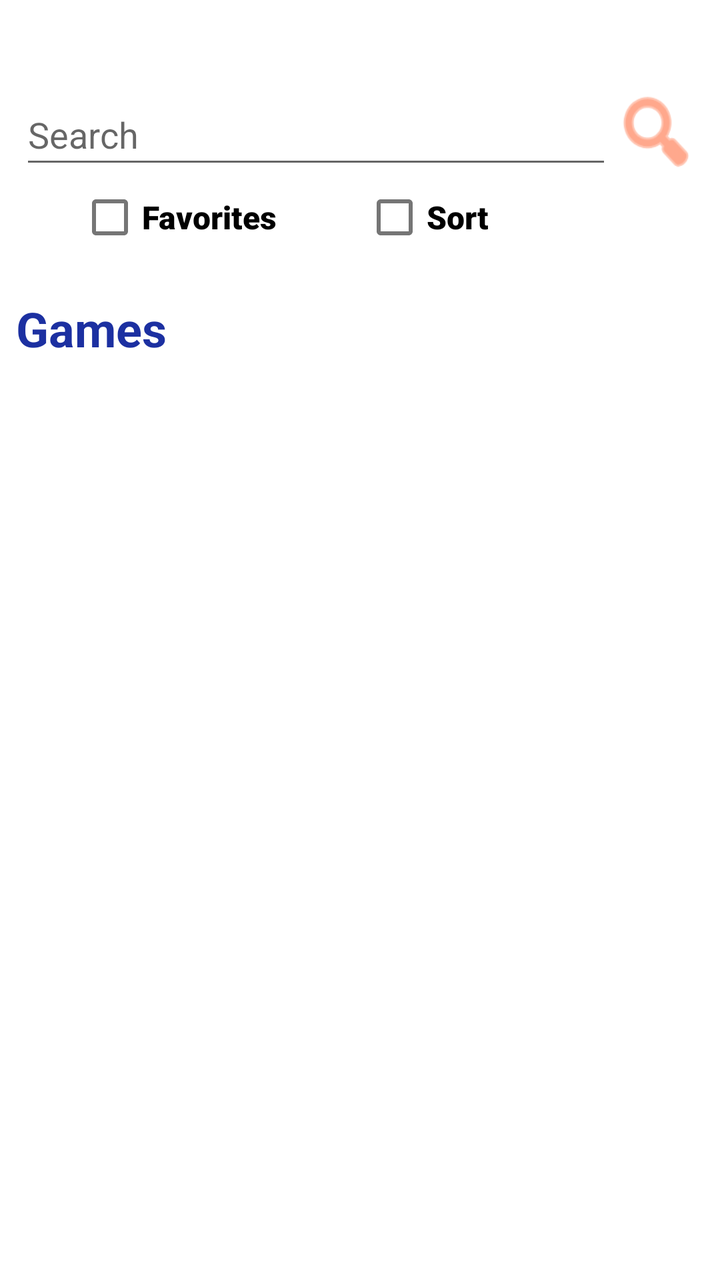
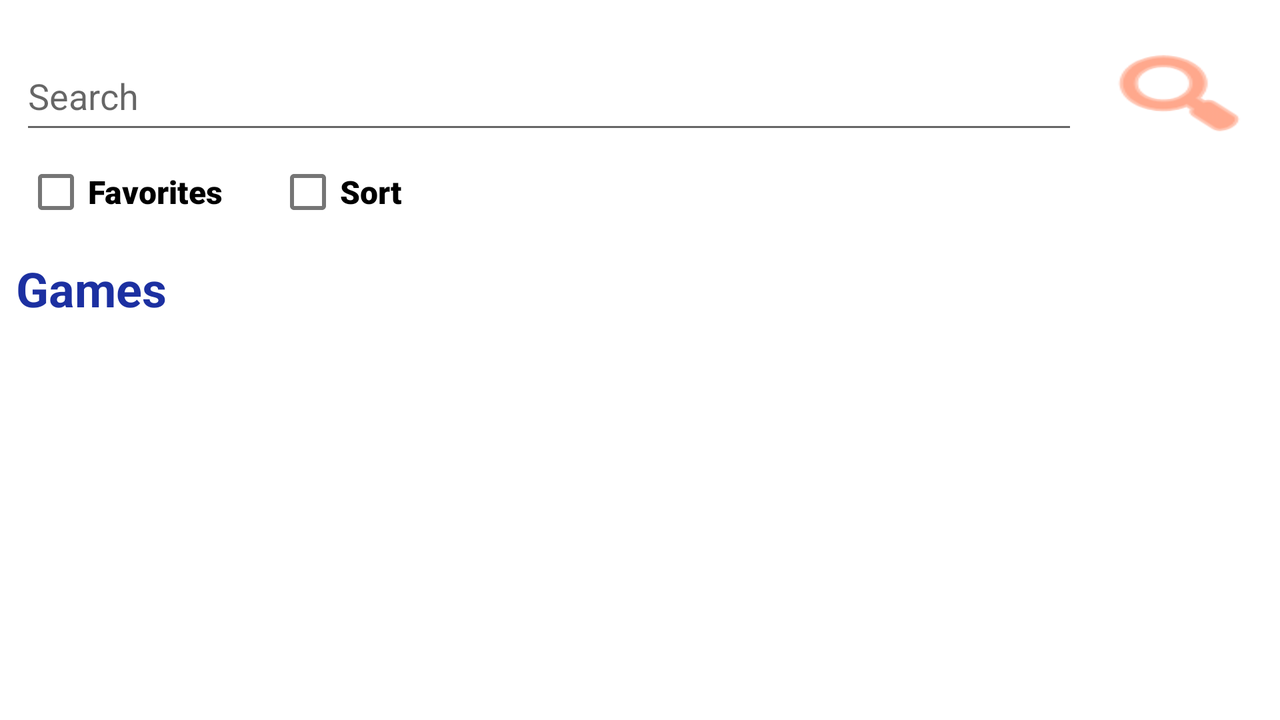

First picture: res/layout/ on a phone held upright. Second picture: the repository's own variant of that layout, on a device whose configuration matches the variant's folder. Source for both follows.
<!-- AndroidManifest.xml: application theme Theme.Game -->
<!-- res/layout/fragment_main.xml -->
<?xml version="1.0" encoding="utf-8"?>
<androidx.constraintlayout.widget.ConstraintLayout xmlns:android="http://schemas.android.com/apk/res/android"
    xmlns:app="http://schemas.android.com/apk/res-auto"
    xmlns:tools="http://schemas.android.com/tools"
    android:layout_width="match_parent"
    android:layout_height="match_parent"
    tools:context=".HomeFragment">


    <EditText
        android:id="@+id/search_query_edittext"
        android:layout_width="0dp"
        android:layout_height="0dp"
        android:layout_marginTop="10dp"
        android:layout_marginStart="10dp"
        android:hint="@string/search"
        app:layout_constraintEnd_toEndOf="@id/guideline5"
        app:layout_constraintHorizontal_bias="0.0"
        app:layout_constraintStart_toStartOf="parent"
        app:layout_constraintTop_toBottomOf="@+id/guideline3"
        app:layout_constraintBottom_toBottomOf="@+id/guideline4"/>

    <Button
        android:id="@+id/search_button"
        android:layout_width="0dp"
        android:layout_height="0dp"
        android:layout_marginTop="10dp"
        android:layout_marginEnd="10dp"
        android:background="@android:drawable/ic_menu_search"
        android:backgroundTint="#FF6E40"
        app:iconTint="#FF6E40"
        app:iconTintMode="multiply"
        app:layout_constraintBottom_toBottomOf="@+id/guideline4"
        app:layout_constraintEnd_toEndOf="parent"
        app:layout_constraintHorizontal_bias="0.0"
        app:layout_constraintStart_toEndOf="@+id/guideline5"
        app:layout_constraintTop_toTopOf="@+id/guideline3" />

    <androidx.recyclerview.widget.RecyclerView
        android:id="@+id/game_list"
        android:layout_width="match_parent"
        android:layout_height="0dp"
        android:layout_marginStart="8dp"
        android:layout_marginEnd="8dp"
        android:layout_marginBottom="8dp"
        android:layout_marginTop="12dp"
        android:clipToPadding="false"
        android:paddingTop="5dp"
        android:paddingStart="16dp"
        android:paddingEnd="16dp"
        app:layout_constraintBottom_toBottomOf="parent"
        app:layout_constraintEnd_toEndOf="parent"
        app:layout_constraintHorizontal_bias="0.0"
        app:layout_constraintStart_toStartOf="parent"
        app:layout_constraintTop_toBottomOf="@+id/allGames"
        app:layout_constraintVertical_bias="0.0" />

    <TextView
        android:id="@+id/allGames"
        android:layout_width="match_parent"
        android:layout_height="wrap_content"
        android:layout_marginStart="8dp"
        android:layout_marginTop="20dp"
        android:text="@string/all_games"
        android:textColor="#1C30A1"
        android:textSize="24sp"
        android:textStyle="bold"
        app:layout_constraintStart_toStartOf="parent"
        app:layout_constraintTop_toTopOf="@id/guideline8"
        app:layout_constraintTop_toBottomOf="@+id/search_query_edittext" />

    <CheckBox
        android:id="@+id/favoriteBox"
        android:layout_width="wrap_content"
        android:layout_height="wrap_content"
        android:layout_marginStart="8dp"
        android:fontFamily="sans-serif-black"
        android:text="@string/favorites"
        android:textSize="16sp"
        app:layout_constraintBottom_toBottomOf="@id/guideline8"
        app:layout_constraintStart_toStartOf="parent"
        app:layout_constraintEnd_toEndOf="@id/guideline"
        app:layout_constraintTop_toTopOf="@id/guideline4" />


    <CheckBox
        android:id="@+id/sortBox"
        android:layout_width="wrap_content"
        android:layout_height="wrap_content"
        android:layout_marginStart="8dp"
        android:fontFamily="sans-serif-black"
        android:text="@string/sort"
        android:textSize="16sp"
        app:layout_constraintBottom_toBottomOf="@id/guideline8"
        app:layout_constraintStart_toStartOf="@id/guideline"
        app:layout_constraintEnd_toEndOf="@id/guideline2"
        app:layout_constraintTop_toTopOf="@id/guideline4" />

    <androidx.constraintlayout.widget.Guideline
        android:id="@+id/guideline8"
        android:layout_width="wrap_content"
        android:layout_height="wrap_content"
        android:orientation="horizontal"
        app:layout_constraintGuide_percent="0.20" />

    <androidx.constraintlayout.widget.Guideline
        android:id="@+id/guideline"
        android:layout_width="wrap_content"
        android:layout_height="wrap_content"
        android:orientation="vertical"
        app:layout_constraintGuide_percent="0.47" />

    <androidx.constraintlayout.widget.Guideline
        android:id="@+id/guideline2"
        android:layout_width="wrap_content"
        android:layout_height="wrap_content"
        android:orientation="vertical"
        app:layout_constraintGuide_percent="0.69" />

    <androidx.constraintlayout.widget.Guideline
        android:id="@+id/guideline5"
        android:layout_width="wrap_content"
        android:layout_height="wrap_content"
        android:orientation="vertical"
        app:layout_constraintGuide_percent="0.85" />

    <androidx.constraintlayout.widget.Guideline
        android:id="@+id/guideline3"
        android:layout_width="wrap_content"
        android:layout_height="wrap_content"
        android:orientation="horizontal"
        app:layout_constraintGuide_percent="0.05" />

    <androidx.constraintlayout.widget.Guideline
        android:id="@+id/guideline4"
        android:layout_width="wrap_content"
        android:layout_height="wrap_content"
        android:orientation="horizontal"
        app:layout_constraintGuide_percent="0.13953489" />


</androidx.constraintlayout.widget.ConstraintLayout>
<!-- resources referenced by this layout -->
<resources>
  <string name="all_games">Games</string>
  <string name="favorites">Favorites</string>
  <string name="search">Search</string>
  <string name="sort">Sort</string>
  <style name="Theme.Game" parent="Theme.MaterialComponents.DayNight.DarkActionBar">
          
          <item name="colorPrimary">#FF6E40</item>
          <item name="colorPrimaryVariant">#FF6E40</item>
          <item name="colorOnPrimary">@color/white</item>
          
          <item name="colorSecondary">#FFFF00</item>
          <item name="colorSecondaryVariant">@color/teal_700</item>
          <item name="colorOnSecondary">@color/black</item>
          
          <item name="android:statusBarColor">#F30C0C0C</item>
          
      </style>
  <color name="white">#FFFFFFFF</color>
  <color name="teal_700">#ED629A</color>
  <color name="black">#FF000000</color>
</resources>
<!-- res/layout-land/fragment_main.xml (the repository's variant of the layout above) -->
<!-- drawn on the phone turned sideways -->
<?xml version="1.0" encoding="utf-8"?>
<androidx.constraintlayout.widget.ConstraintLayout xmlns:android="http://schemas.android.com/apk/res/android"
    xmlns:app="http://schemas.android.com/apk/res-auto"
    xmlns:tools="http://schemas.android.com/tools"
    android:layout_width="match_parent"
    android:layout_height="match_parent"
    tools:context=".HomeFragment">


    <EditText
        android:id="@+id/search_query_edittext"
        android:layout_width="0dp"
        android:layout_height="0dp"
        android:layout_marginTop="10dp"
        android:layout_marginStart="10dp"
        android:layout_marginEnd="5dp"
        android:hint="@string/search"
        app:layout_constraintEnd_toEndOf="@id/guideline5"
        app:layout_constraintHorizontal_bias="0.0"
        app:layout_constraintStart_toStartOf="parent"
        app:layout_constraintTop_toBottomOf="@+id/guideline3"
        app:layout_constraintBottom_toBottomOf="@+id/guideline4"/>

    <Button
        android:id="@+id/search_button"
        android:layout_width="0dp"
        android:layout_height="0dp"
        android:layout_marginTop="10dp"
        android:layout_marginStart="5dp"
        android:layout_marginEnd="10dp"
        android:background="@android:drawable/ic_menu_search"
        android:backgroundTint="#FF6E40"
        app:iconTint="#FF6E40"
        app:iconTintMode="multiply"
        app:layout_constraintBottom_toBottomOf="@+id/guideline4"
        app:layout_constraintEnd_toEndOf="parent"
        app:layout_constraintHorizontal_bias="0.0"
        app:layout_constraintStart_toEndOf="@+id/guideline5"
        app:layout_constraintTop_toTopOf="@+id/guideline3" />

    <androidx.recyclerview.widget.RecyclerView
        android:id="@+id/game_list"
        android:layout_width="match_parent"
        android:layout_height="0dp"
        android:layout_marginStart="8dp"
        android:layout_marginEnd="8dp"
        android:layout_marginBottom="8dp"
        android:layout_marginTop="12dp"
        android:clipToPadding="false"
        android:paddingStart="16dp"
        android:paddingEnd="16dp"
        app:layout_constraintBottom_toBottomOf="parent"
        app:layout_constraintEnd_toEndOf="parent"
        app:layout_constraintHorizontal_bias="0.0"
        app:layout_constraintStart_toStartOf="parent"
        app:layout_constraintTop_toBottomOf="@+id/allGames"
        app:layout_constraintVertical_bias="0.0" />

    <TextView
        android:id="@+id/allGames"
        android:layout_width="match_parent"
        android:layout_height="wrap_content"
        android:layout_marginStart="8dp"
        android:layout_marginTop="20dp"
        android:text="@string/all_games"
        android:textColor="#1C30A1"
        android:textSize="24sp"
        android:textStyle="bold"
        app:layout_constraintStart_toStartOf="parent"
        app:layout_constraintTop_toTopOf="@id/guideline8"
        app:layout_constraintTop_toBottomOf="@+id/search_query_edittext" />

    <CheckBox
        android:id="@+id/favoriteBox"
        android:layout_width="wrap_content"
        android:layout_height="wrap_content"
        android:layout_marginStart="8dp"
        android:fontFamily="sans-serif-black"
        android:text="@string/favorites"
        android:textSize="16sp"
        app:layout_constraintBottom_toBottomOf="@id/guideline8"
        app:layout_constraintStart_toStartOf="parent"
        app:layout_constraintEnd_toEndOf="@id/guideline10"
        app:layout_constraintTop_toTopOf="@id/guideline4"
        app:layout_constraintVertical_bias="0.0" />

    <CheckBox
        android:id="@+id/sortBox"
        android:layout_width="wrap_content"
        android:layout_height="wrap_content"
        android:fontFamily="sans-serif-black"
        android:text="@string/sort"
        android:textSize="16sp"
        app:layout_constraintBottom_toBottomOf="@id/guideline8"
        app:layout_constraintStart_toEndOf="@id/guideline10"
        app:layout_constraintEnd_toEndOf="@id/guideline11"
        app:layout_constraintTop_toTopOf="@id/guideline4"
        app:layout_constraintVertical_bias="0.0" />

    <androidx.constraintlayout.widget.Guideline
        android:id="@+id/guideline"
        android:layout_width="wrap_content"
        android:layout_height="wrap_content"
        android:orientation="vertical"
        app:layout_constraintGuide_percent="0.47" />

    <androidx.constraintlayout.widget.Guideline
        android:id="@+id/guideline10"
        android:layout_width="wrap_content"
        android:layout_height="wrap_content"
        android:orientation="vertical"
        app:layout_constraintGuide_percent="0.18" />

    <androidx.constraintlayout.widget.Guideline
        android:id="@+id/guideline11"
        android:layout_width="wrap_content"
        android:layout_height="wrap_content"
        android:orientation="vertical"
        app:layout_constraintGuide_percent="0.35" />

    <androidx.constraintlayout.widget.Guideline
        android:id="@+id/guideline2"
        android:layout_width="wrap_content"
        android:layout_height="wrap_content"
        android:orientation="vertical"
        app:layout_constraintGuide_percent="0.69" />

    <androidx.constraintlayout.widget.Guideline
        android:id="@+id/guideline5"
        android:layout_width="wrap_content"
        android:layout_height="wrap_content"
        android:orientation="vertical"
        app:layout_constraintGuide_percent="0.85" />

    <androidx.constraintlayout.widget.Guideline
        android:id="@+id/guideline3"
        android:layout_width="wrap_content"
        android:layout_height="wrap_content"
        android:orientation="horizontal"
        app:layout_constraintGuide_percent="0.03" />

    <androidx.constraintlayout.widget.Guideline
        android:id="@+id/guideline4"
        android:layout_width="wrap_content"
        android:layout_height="wrap_content"
        android:orientation="horizontal"
        app:layout_constraintGuide_percent="0.2" />

    <androidx.constraintlayout.widget.Guideline
        android:id="@+id/guideline8"
        android:layout_width="wrap_content"
        android:layout_height="wrap_content"
        android:orientation="horizontal"
        app:layout_constraintGuide_percent="0.3" />

</androidx.constraintlayout.widget.ConstraintLayout>
